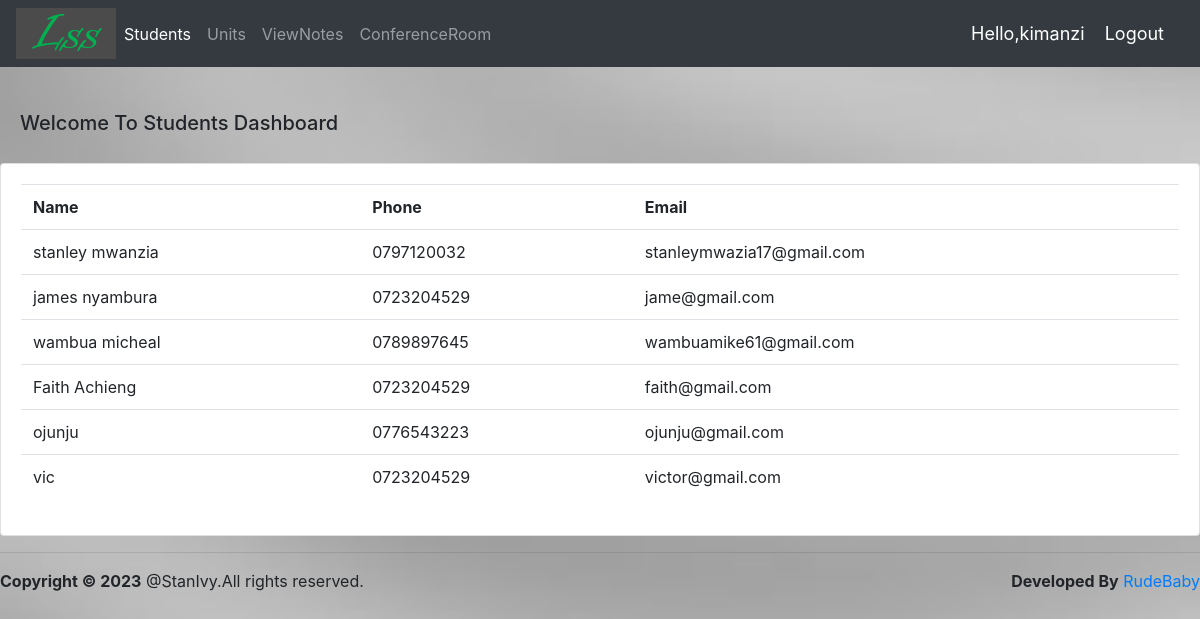
Page /students/ (signed in) on the committed database.
### events/models.py (models this page shows, shortened)
class student(models.Model):
    name = models.CharField(max_length=200, null=True)
    phone = models.CharField(max_length=200, null=True)
    email = models.CharField(max_length=200, null=True)
    date_created = models.DateTimeField(auto_now_add=True, null=True)

### events/views.py (the view)
# urls.py: path('students/', views.students,name="students"),
@login_required(login_url='login')
def students(request):
    students= student.objects.all()
    context = {'students':students}
    return render(request,'events/students.html',context)

### events/templates/events/students.html (shortened to what this page needs)
{% extends 'events/main.html'%}
{% load static %}
{% block content %}
<body style="background-image:url('{% static 'images/image5.jpg' %}');background-repeat:no-repeat;background-size:100;">
<br>
<div class="row">
    <div class="col-md">
        <div class="card-body">
            <h5>Welcome To Students Dashboard</h5>
        </div>
        <div class="card card-body">
            <table class="table">
                <tr>
                    <th>Name</th>
                    <th>Phone</th>
                    <th>Email</th>
                </tr>
                {% for i in students %}
                <tr>
                    <td>{{i.name}}</td>
                    <td>{{i.phone}}</td>
                    <td>{{i.email}}</td>
                </tr>
                {% endfor %}
            </table>
        </div>
    </div>
</div>
{% endblock content%}

### events/templates/events/navbar.html (shortened to what this page needs)
{% load static %}
<nav class="navbar navbar-expand-lg navbar-dark bg-dark">
    <img src="{% static 'images/class1.png' %}">
  <div class="collapse navbar-collapse" id="navbarNav">
    <ul class="navbar-nav">
      <li class="nav-item active">
       <a class="nav-link" href="{% url 'students' %}">Students</a>
      </li>
         <li class="nav-item ">
       <a class="nav-link" href="{% url 'unit' %}">Units</a>
      </li>
        <li class="nav-item ">
       <a class="nav-link" href="{% url 'book_list' %}">ViewNotes</a>
      </li>
        <li class="nav-item ">
       <a class="nav-link" href="{% url 'chat' %} ">ConferenceRoom</a>
      </li>
      </ul>
  </div>
    <span class="hello-msg">Hello,{{request.user}}</span>
        <span ><a class="hello-msg" href="{% url 'logout' %}">Logout</a> </span>
</nav>

### static/css/main.css (style rules this page uses)
body { background-color:#ebeff5; }
body { background-image:url(admin.jpg); background-size:100%; }

### events/templates/events/navbar.html (style rules this page uses)
.hello-msg { font-size: 18px; color:#fff; margin-right: 20px }

### rows in the picture
student: name "stanley mwanzia", phone "0797120032", email "stanleymwazia17@gmail.com"
student: name "james nyambura", phone "0723204529", email "jame@gmail.com"
student: name "wambua micheal", phone "0789897645", email "wambuamike61@gmail.com"
student: name "Faith Achieng", phone "0723204529", email "faith@gmail.com"
student: name "ojunju", phone "0776543223", email "ojunju@gmail.com"
student: name "vic", phone "0723204529", email "victor@gmail.com"

### other values in the picture
{{ request.user }} "kimanzi"
